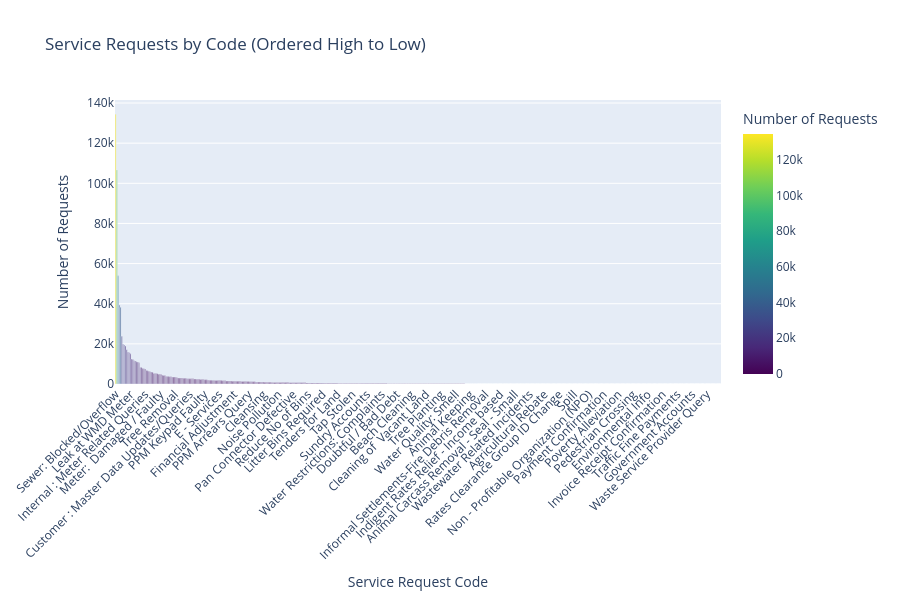

Notebook cell for this chart:
### Markdown cell above
### Output 3: Bar Chart - Service Requests by Code

Number of service requests (y-axis) by code (x-axis), ordered from highest to lowest.

### Code cell
code_counts = df['code'].value_counts().reset_index()
code_counts.columns = ['code', 'count']

fig = px.bar(
    code_counts,
    x='code',
    y='count',
    title='Service Requests by Code (Ordered High to Low)',
    labels={'code': 'Service Request Code', 'count': 'Number of Requests'},
    color='count',
    color_continuous_scale='Viridis'
)

fig.update_layout(
    xaxis_tickangle=-45,
    height=600,
    showlegend=False
)

fig.show()

### Figure 1 — Plotly figure (JSON) as saved in the notebook; plotly's stock layout.template omitted (floating-point values rounded to 4 significant figures; data arrays with more than 128 entries replaced by an {"elided": "..."} marker saying what was removed)
{"data": [{"hovertemplate": "Service Request Code=%{x}<br>Number of Requests=%{marker.color}<extra></extra>", "legendgroup": "", "marker": {"color": {"elided": "492 int values"}, "coloraxis": "coloraxis", "pattern": {"shape": ""}}, "name": "", "orientation": "v", "showlegend": false, "textposition": "auto", "type": "bar", "x": {"elided": "492 str values"}, "xaxis": "x", "y": {"elided": "492 int values"}, "yaxis": "y"}], "layout": {"barmode": "relative", "coloraxis": {"colorbar": {"title": {"text": "Number of Requests"}}, "colorscale": [[0, "#440154"], [0.1111, "#482878"], [0.2222, "#3e4989"], [0.3333, "#31688e"], [0.4444, "#26828e"], [0.5556, "#1f9e89"], [0.6667, "#35b779"], [0.7778, "#6ece58"], [0.8889, "#b5de2b"], [1, "#fde725"]]}, "height": 600, "legend": {"tracegroupgap": 0}, "showlegend": false, "title": {"text": "Service Requests by Code (Ordered High to Low)"}, "xaxis": {"anchor": "y", "domain": [0, 1], "tickangle": -45, "title": {"text": "Service Request Code"}}, "yaxis": {"anchor": "x", "domain": [0, 1], "title": {"text": "Number of Requests"}}}}
